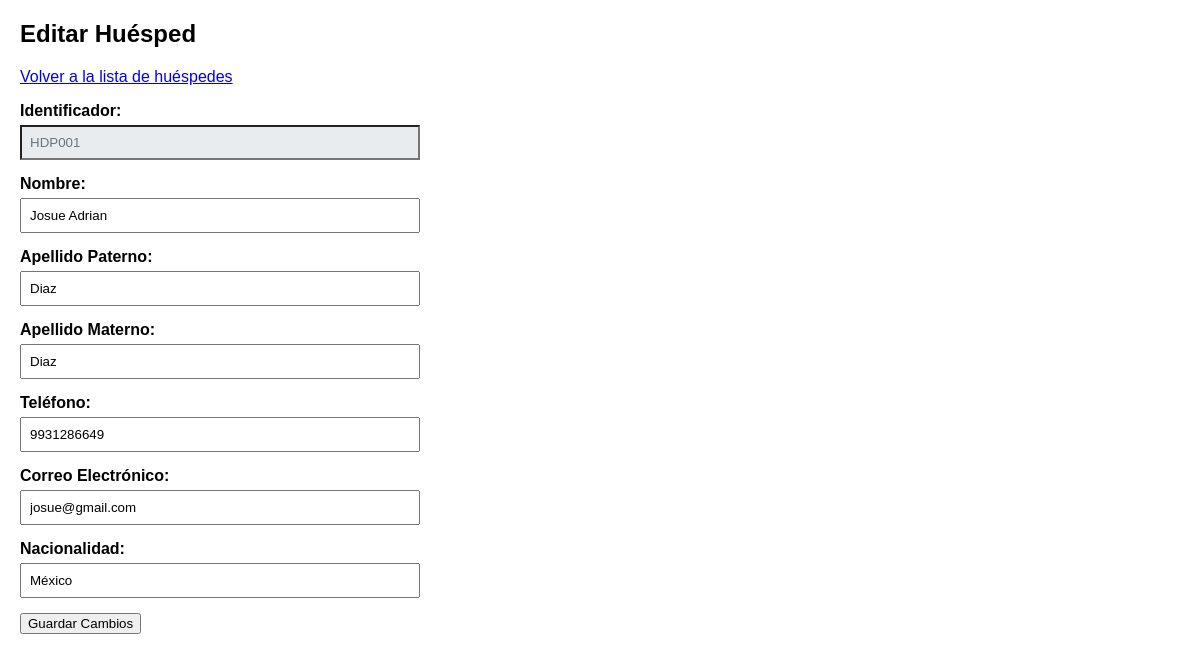
The app's page /editar_huesped.php?id=1 (signed in) with its own data.
### tables this page shows
CREATE TABLE `huesped` (
  `id_huesped` int(11) NOT NULL,
  `identificador` varchar(20) NOT NULL,
  `nombre` varchar(100) NOT NULL,
  `apellido_p` varchar(100) NOT NULL,
  `apellido_m` varchar(100) DEFAULT NULL,
  `telefono` varchar(20) DEFAULT NULL,
  `correo` varchar(100) DEFAULT NULL,
  `nacionalidad` varchar(100) DEFAULT NULL
);

### editar_huesped.php (the view, shortened to what this page needs)
<?php
require_once 'config/conexion.php';
$id_huesped = $_GET['id'] ?? $_POST['id_huesped'] ?? null;
try {
    $stmt = $pdo->prepare("SELECT * FROM huesped WHERE id_huesped = :id_huesped");
    $stmt->execute(['id_huesped' => $id_huesped]);
    $huesped = $stmt->fetch(PDO::FETCH_ASSOC);
} catch (PDOException $e) {
    die("Error al obtener los datos del huésped: " . $e->getMessage());
}
?>
<!DOCTYPE html>
<html lang="es">
<head>
</head>
<body>
    <h2>Editar Huésped</h2>
    <p><a href="huespedes.php">Volver a la lista de huéspedes</a></p>
    <form action="editar_huesped.php?id=<?php echo $id_huesped; ?>" method="POST">
        <div class="form-group">
            <label for="identificador">Identificador:</label>
            <input type="text" id="identificador" name="identificador" value="<?php echo htmlspecialchars($huesped['identificador'] ?? ''); ?>" readonly>
        </div>
        <div class="form-group">
            <label for="nombre">Nombre:</label>
            <input type="text" id="nombre" name="nombre" value="<?php echo htmlspecialchars($huesped['nombre']); ?>" required>
        </div>
        <div class="form-group">
            <label for="apellido_p">Apellido Paterno:</label>
            <input type="text" id="apellido_p" name="apellido_p" value="<?php echo htmlspecialchars($huesped['apellido_p']); ?>" required>
        </div>
        <div class="form-group">
            <label for="apellido_m">Apellido Materno:</label>
            <input type="text" id="apellido_m" name="apellido_m" value="<?php echo htmlspecialchars($huesped['apellido_m'] ?? ''); ?>">
        </div>
        <div class="form-group">
            <label for="telefono">Teléfono:</label>
            <input type="text" id="telefono" name="telefono" value="<?php echo htmlspecialchars($huesped['telefono'] ?? ''); ?>">
        </div>
        <div class="form-group">
            <label for="correo">Correo Electrónico:</label>
            <input type="email" id="correo" name="correo" value="<?php echo htmlspecialchars($huesped['correo'] ?? ''); ?>">
        </div>
        <div class="form-group">
            <label for="nacionalidad">Nacionalidad:</label>
            <input type="text" id="nacionalidad" name="nacionalidad" value="<?php echo htmlspecialchars($huesped['nacionalidad'] ?? ''); ?>">
        </div>
        <button type="submit">Guardar Cambios</button>
    </form>
</body>
</html>

### editar_huesped.php (style rules this page uses)
body { font-family: Arial, sans-serif; margin: 20px; }
.form-group { margin-bottom: 15px; }
label { display: block; font-weight: bold; margin-bottom: 5px; }
input[type="text"], input[type="email"] { width: 100%; max-width: 400px; padding: 8px; box-sizing: border-box; }
input[readonly] { background-color: #e9ecef; color: #6c757d; cursor: not-allowed; }

### records on screen
huesped: identificador "HDP001", nombre "Josue Adrian", apellido_p "Diaz", apellido_m "Diaz", telefono "9931286649", correo "josue@gmail.com", nacionalidad "México"
